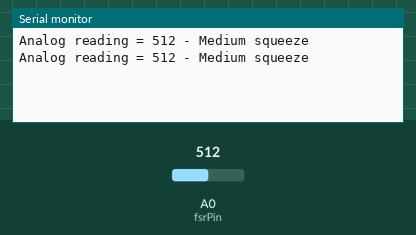
Recording of a sketch running on a simulated Arduino Uno, built with avr-gcc and run on an emulated ATmega328P. Parts: the last lines printed to the serial monitor. Inputs (shaded band) come from the test bench; at power-on: A0 (fsrPin) = 512.

Above: at 1.8 s.
1.9 s: A0 (fsrPin) set to 610
At 2.4 s:
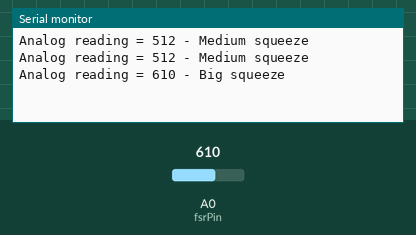
4.5 s: A0 (fsrPin) set to 810
At 5.8 s:
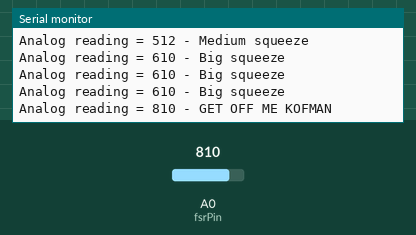
7.5 s: A0 (fsrPin) set to 390
At 8.8 s:
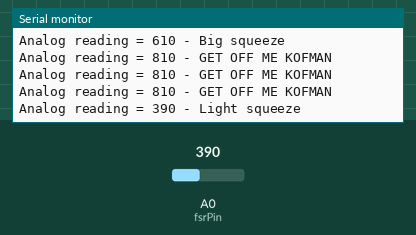
10.5 s: A0 (fsrPin) set to 190
At 11.8 s:
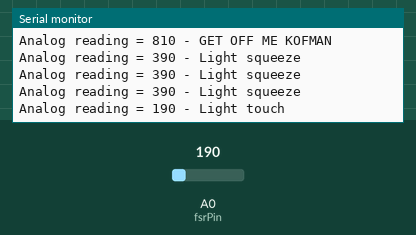
13.5 s: A0 (fsrPin) set to 0
At 14.8 s:
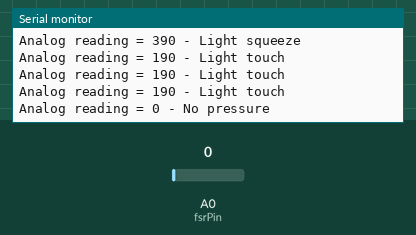

Measured:
- after the input at 1.9 s, the serial monitor: prints a new line after 0.10 s (image 1)
- after the input at 4.5 s, the serial monitor: prints a new line after 0.50 s (image 2)
- after the input at 7.5 s, the serial monitor: prints a new line after 0.50 s (image 3)
- after the input at 10.5 s, the serial monitor: prints a new line after 0.51 s (image 4)
- after the input at 13.5 s, the serial monitor: prints a new line after 0.51 s (image 5)

The sketch:

Squeeze.ino
```cpp
/* FSR simple testing sketch.

Connect one end of FSR to power, the other end to Analog 0.
Then connect one end of a 10K resistor from Analog 0 to ground

For more information see www.ladyada.net/learn/sensors/fsr.html */

int fsrPin = 0;     // the FSR and 10K pulldown are connected to a0
int fsrReading;     // the analog reading from the FSR resistor divider

void setup(void) {
  // We'll send debugging information via the Serial monitor
  Serial.begin(9600);
}

void loop(void) {
  fsrReading = analogRead(fsrPin);

  Serial.print("Analog reading = ");
  Serial.print(fsrReading);     // the raw analog reading

  // We'll have a few threshholds, qualitatively determined
  if (fsrReading < 10) {
    Serial.println(" - No pressure");
  } else if (fsrReading < 200) {
    Serial.println(" - Light touch");
  } else if (fsrReading < 400) {
    Serial.println(" - Light squeeze");
  } else if (fsrReading < 600) {
    Serial.println(" - Medium squeeze");
  } else if (fsrReading < 800) {
    Serial.println(" - Big squeeze");
  } else {
    Serial.println(" - GET OFF ME KOFMAN");
  }
  delay(1000);
}
```
